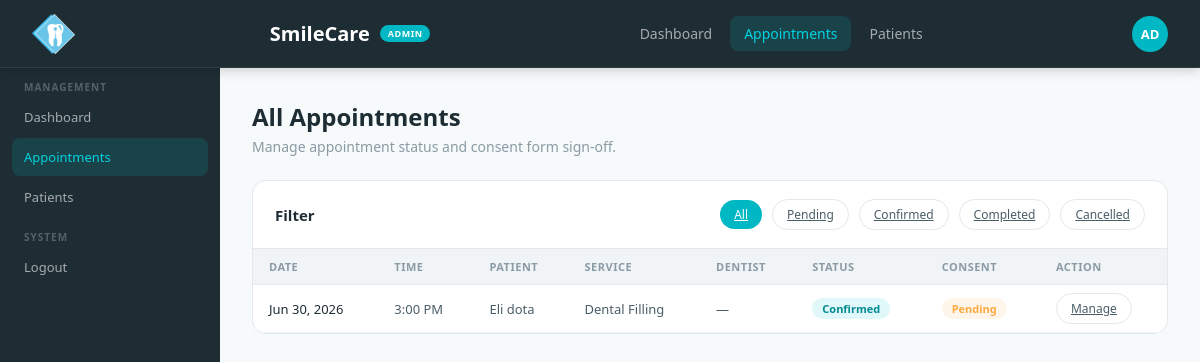
The page /appointments/index.php (signed in) on the database its author committed.
### tables this page shows
CREATE TABLE `appointments` (
  `appointment_id` int NOT NULL,
  `patient_id` int NOT NULL,
  `dentist_id` int DEFAULT NULL,
  `service_id` int NOT NULL,
  `appointment_date` date NOT NULL,
  `appointment_time` time NOT NULL,
  `notes` varchar(500) DEFAULT NULL,
  `status` enum('pending','confirmed','completed','cancelled') NOT NULL DEFAULT 'pending',
  `consent_status` enum('not_required','pending','signed') NOT NULL DEFAULT 'pending',
  `consent_signed_at` datetime DEFAULT NULL,
  `created_at` datetime NOT NULL DEFAULT CURRENT_TIMESTAMP
);

CREATE TABLE `users` (
  `user_id` int NOT NULL,
  `first_name` varchar(50) NOT NULL,
  `last_name` varchar(50) NOT NULL,
  `email` varchar(100) NOT NULL,
  `phone` varchar(20) NOT NULL,
  `date_of_birth` date DEFAULT NULL,
  `password_hash` varchar(255) NOT NULL,
  `role` enum('patient','admin') NOT NULL DEFAULT 'patient',
  `terms_accepted_at` datetime DEFAULT NULL,
  `created_at` datetime NOT NULL DEFAULT CURRENT_TIMESTAMP
);

CREATE TABLE `services` (
  `service_id` int NOT NULL,
  `name` varchar(100) NOT NULL,
  `description` varchar(255) DEFAULT NULL,
  `starting_price` decimal(10,2) NOT NULL DEFAULT '0.00'
);

### appointments/index.php (the view, shortened to what this page needs)
<?php
require_once __DIR__ . '/../config/db.php';
$filter = $_GET['status'] ?? 'all';
$where = '';
$appointments = $conn->query(
    "SELECT a.appointment_id, a.appointment_date, a.appointment_time, a.status, a.consent_status,
            s.name AS service_name, d.full_name AS dentist_name,
            u.first_name, u.last_name
     FROM appointments a
     JOIN services s ON s.service_id = a.service_id
     JOIN users u ON u.user_id = a.patient_id
     LEFT JOIN dentists d ON d.dentist_id = a.dentist_id
     $where
     ORDER BY a.appointment_date DESC, a.appointment_time DESC"
);
?>
<html>
  <head>
    <link rel="stylesheet" href="../assets/css/adminDashboard.css" />
  </head>
  <body>
    <?php require_once __DIR__ . '/../includes/navbar-admin.php'; ?>
    <div class="dashLayout">
      <aside class="sidebar sidebarAdmin">
        <nav class="sidebarNav">
          <div class="sidebarSectionLabel sidebarSectionLabelLight">Management</div>
          <a class="sidebarLink sidebarLinkLight" href="../adminDashboard.php"> Dashboard</a>
          <a class="sidebarLink sidebarLinkLight active" href="index.php"> Appointments</a>
          <a class="sidebarLink sidebarLinkLight" href="../patients/index.php"> Patients</a>
          <div class="sidebarSectionLabel sidebarSectionLabelLight">System</div>
          <a class="sidebarLink sidebarLinkLight" href="../logout.php"> Logout</a>
        </nav>
      </aside>
      <main class="dashMain">
        <div class="dashHeader">
          <h2>All Appointments</h2>
          <p>Manage appointment status and consent form sign-off.</p>
        </div>
        <div class="sectionCard">
          <div class="sectionCardHeader">
            <h3>Filter</h3>
            <div class="sectionCardActions">
              <a class="btnSm <?php echo $filter === 'all' ? 'btnSmTeal' : 'btnSmOutline'; ?>" href="?status=all">All</a>
              <a class="btnSm <?php echo $filter === 'pending' ? 'btnSmTeal' : 'btnSmOutline'; ?>" href="?status=pending">Pending</a>
              <a class="btnSm <?php echo $filter === 'confirmed' ? 'btnSmTeal' : 'btnSmOutline'; ?>" href="?status=confirmed">Confirmed</a>
              <a class="btnSm <?php echo $filter === 'completed' ? 'btnSmTeal' : 'btnSmOutline'; ?>" href="?status=completed">Completed</a>
              <a class="btnSm <?php echo $filter === 'cancelled' ? 'btnSmTeal' : 'btnSmOutline'; ?>" href="?status=cancelled">Cancelled</a>
            </div>
          </div>
          <div class="tableWrap">
            <table class="dataTable">
              <thead>
                <tr>
                  <th>Date</th>
                  <th>Time</th>
                  <th>Patient</th>
                  <th>Service</th>
                  <th>Dentist</th>
                  <th>Status</th>
                  <th>Consent</th>
                  <th>Action</th>
                </tr>
              </thead>
              <tbody>
                <?php while ($row = $appointments->fetch_assoc()): ?>
                  <tr>
                    <td><?php echo date('M j, Y', strtotime($row['appointment_date'])); ?></td>
                    <td><?php echo date('g:i A', strtotime($row['appointment_time'])); ?></td>
                    <td><?php echo htmlspecialchars($row['first_name'] . ' ' . $row['last_name']); ?></td>
                    <td><?php echo htmlspecialchars($row['service_name']); ?></td>
                    <td><?php echo htmlspecialchars($row['dentist_name'] ?? '—'); ?></td>
                    <td>
                      <span class="badge <?php
                        echo $row['status'] === 'confirmed' ? 'badgeTeal' :
                             ($row['status'] === 'completed' ? 'badgeGreen' :
                             ($row['status'] === 'cancelled' ? 'badgeGray' : 'badgeAmber'));
                      ?>"><?php echo ucfirst($row['status']); ?></span>
                    </td>
                    <td>
                      <span class="badge <?php echo $row['consent_status'] === 'signed' ? 'badgeGreen' : 'badgeAmber'; ?>">
                        <?php echo $row['consent_status'] === 'signed' ? 'Signed' : 'Pending'; ?>
                      </span>
                    </td>
                    <td><a class="btnSm btnSmOutline" href="view.php?id=<?php echo $row['appointment_id']; ?>">Manage</a></td>
                  </tr>
                <?php endwhile; ?>
              </tbody>
            </table>
          </div>
        </div>
      </main>
    </div>
  </body>
</html>

### assets/css/adminDashboard.css (style rules this page uses)
:root { --teal: #00b8c4; --tealDark: #008a94; --tealLight: #e0f8fa; --tealMid: #00d4e0; --white: #ffffff; --offWhite: #f7fafb; --gray50: #f0f4f6; --gray100: #e2e8ec; --gray200: #c5d0d6; --gray400: #8a9ba5; --gray600: #4a5e68; --gray800: #1e2d34; --red: #ff5a5a; --green: #2ecc8a; --amber: #ffa940; --shadowSm: 0 1px 4px rgba(0, 0, 0, 0.06); --shadowMd: 0 4px 20px rgba(0, 0, 0, 0.08); --radius: 14px; --radiusSm: 8px; }
* { box-sizing: border-box; margin: 0; padding: 0; }
body { font-family: "Segoe UI", sans-serif; background: var(--offWhite); color: var(--gray800); }
.dashLayout { display: grid; grid-template-columns: 220px 1fr; min-height: calc(100vh - 68px); }
.sidebar { padding: 0; position: sticky; top: 68px; height: calc(100vh - 68px); overflow-y: auto; }
.sidebarAdmin { background: var(--gray800); border-right: none; }
.sidebarNav { padding: 0 12px; }
.sidebarSectionLabel { font-size: 10px; font-weight: 600; text-transform: uppercase; letter-spacing: 1px; padding: 12px 12px 4px; }
.sidebarSectionLabelLight { color: rgba(255, 255, 255, 0.25); }
.sidebarLink { display: flex; align-items: center; gap: 10px; padding: 10px 12px; border-radius: var(--radiusSm); font-size: 13px; font-weight: 500; cursor: pointer; transition: all 0.2s; text-decoration: none; margin-bottom: 2px; }
.sidebarLinkLight { color: rgba(255, 255, 255, 0.6); }
.sidebarLinkLight:hover, .sidebarLinkLight.active { background: rgba(0, 184, 196, 0.15); color: var(--tealMid); }
.dashMain { padding: 32px; background: var(--offWhite); }
.dashHeader { margin-bottom: 24px; }
.dashHeader h2 { font-size: 24px; font-weight: 700; color: var(--gray800); }
.dashHeader p { font-size: 14px; color: var(--gray400); margin-top: 4px; }
.sectionCard { background: var(--white); border-radius: var(--radius); border: 1px solid var(--gray100); margin-bottom: 22px; }
.sectionCardHeader { padding: 18px 22px; border-bottom: 1px solid var(--gray100); display: flex; align-items: center; justify-content: space-between; }
.sectionCardHeader h3 { font-size: 15px; font-weight: 600; color: var(--gray800); }
.sectionCardActions { display: flex; gap: 10px; align-items: center; }
.tableWrap { overflow-x: auto; }
.dataTable { width: 100%; border-collapse: collapse; }
.dataTable th { font-size: 11px; font-weight: 600; text-transform: uppercase; letter-spacing: 0.5px; color: var(--gray400); padding: 10px 16px; text-align: left; background: var(--gray50); border-bottom: 1px solid var(--gray100); }
.dataTable td { font-size: 13px; color: var(--gray600); padding: 13px 16px; border-bottom: 1px solid var(--gray50); }
.dataTable td:first-child { color: var(--gray800); font-weight: 500; }
.badge { display: inline-flex; align-items: center; padding: 3px 10px; border-radius: 20px; font-size: 11px; font-weight: 600; }
.badgeAmber { background: rgba(255, 169, 64, 0.1); color: var(--amber); }
.badgeTeal { background: var(--tealLight); color: var(--tealDark); }
.btnSm { padding: 6px 14px; border-radius: 20px; font-size: 12px; font-weight: 500; cursor: pointer; transition: all 0.2s; font-family: "Segoe UI", sans-serif; border: none; }
.btnSmOutline { border: 1.5px solid var(--gray100); background: none; color: var(--gray600); }
.btnSmTeal { background: var(--teal); color: var(--white); }

### rows shown on the page
appointments: appointment_date "Jun 30, 2026", appointment_time "3:00 PM", patient.last_name "Eli dota", service.name "Dental Filling", dentist_name "—", status "Confirmed", consent_status "Pending"
